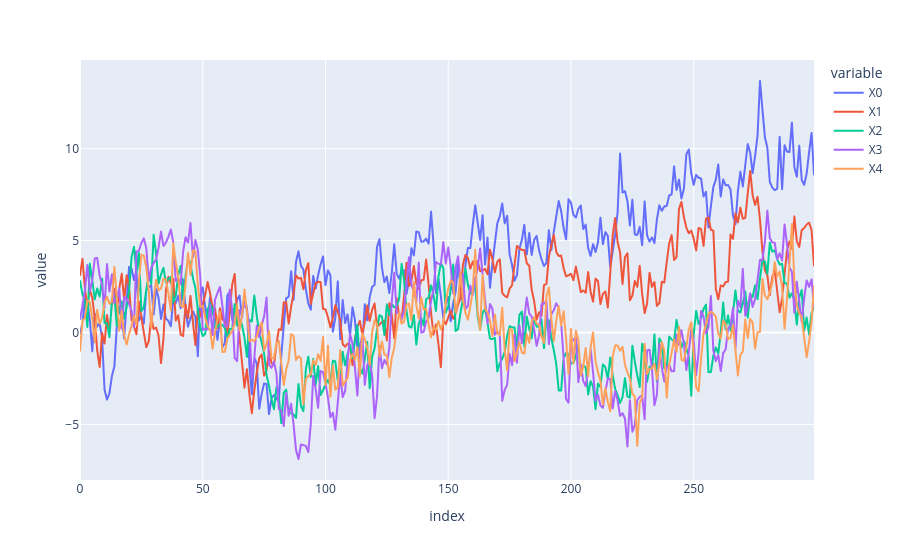

Notebook source saved alongside this figure:
### Markdown cell above
<a id="example-1-nonstationary-synthetic-time-series"></a>
## Example 1: Nonstationary Time Series

Suppose we have five nonstationary time series, with contemporaneous and lagged interdependence, and time as a time series itself (node $C$). They follow the model below:

\begin{align*}
    X^0_t &= 0.6 X^0_{t-1} + 0.3 X^1_{t-2} + 3\,(C^2 / 100000) + \epsilon^0_t\\
    X^1_t &= 0.8 X^1_{t-1} + 1.5\,(C^2 / 100000) + \epsilon^1_t\\
    X^2_t &= 0.6 X^2_{t-1} + \sin\,(C/20) + \epsilon^2_t\\
    X^3_t &= 0.5 X^3_{t-1} + 0.7 X^2_{t-2} + \epsilon^3_t\\
    X^4_t &= 0.5 X^4_{t-1} + 0.3 X^3_{t-1} + \epsilon^4_t\\
\end{align*}

To recover the causal structure of this model, we use the CDNOTS algorithm for time series. This algorithm consists of three phases: first, causal skeleton discovery; second, orienting the links between the time node and the other nonstationary nodes; and third, orienting the links between nonstationary nodes or nodes that have at least one nonstationary neighbor.

The adjacency matrix below shows the causal link orientations. 

$[j,i]=1$ and $[i,j]=-1$ indicate $i \to j$ (directed).

$[i,j]=[j,i]=-1$ indicates $i\text{—}j$ (undirected).

The table below shows the first five rows of the dataset. The dataset is structured in blocks of time. We have six variables (five time series plus $C$). The first six columns correspond to time $t$; the second six to time $t-1$ (lag 1); the third six to time $t-2$ (lag 2); and so on. Note that we treat variable $C$ as the sixth node (the last node if a different number of nodes is considered).

### Code cell
np.random.seed(32)
T = 300
max_lag = 2
ts = np.random.randn(T + max_lag, 5)
for i in range(max_lag, T + max_lag):
    ts[i, 0] += (
        0.6 * ts[i - 1, 0] + 0.3 * ts[i - 2, 1] + 3 * ((i - max_lag) ** 2 / 100000)
    )  # X1 -> X0
    ts[i, 1] += 0.8 * ts[i - 1, 1] + 1.5 * ((i - max_lag) ** 2 / 100000)
    ts[i, 2] += (
        0.6 * ts[i - 1, 2]
        + np.sin((i - max_lag) / 20)
    )
    ts[i, 3] += 0.5 * ts[i - 1, 3] + 0.7 * ts[i - 2, 2]  # X2 -> X3
    ts[i, 4] += 0.5 * ts[i - 1, 4] + 0.3 * ts[i - 1, 3]  # X3 -> X4

df = pd.DataFrame(ts[max_lag:], columns=["X" + str(i) for i in range(ts.shape[1])])

### True Graph based on the equations
true_graph = np.zeros((df.shape[1] + 1, df.shape[1] + 1, max_lag + 1))
true_graph[0, 0, 1] = 1  # X0,t-1 -> X0,t
true_graph[1, 0, 2] = 1  # X1,t-2 -> X0,t
true_graph[5, 0, 0] = 1  # C,t -> X0,t
true_graph[1, 1, 1] = 1  # X1,t-1 -> X1,t
true_graph[5, 1, 0] = 1  # C,t -> X1,t
true_graph[2, 2, 1] = 1  # X2,t-1 -> X2,t
true_graph[5, 2, 0] = 1  # C,t -> X2,t
true_graph[3, 3, 1] = 1  # X3,t-1 -> X3,t
true_graph[2, 3, 2] = 1  # X2,t-2 -> X3,t
true_graph[4, 4, 1] = 1  # X4,t-1 -> X4,t
true_graph[3, 4, 1] = 1  # X3,t-1 -> X4,t

import matplotlib.pyplot as plt

fig, axes = plt.subplots(1, 2, figsize=(16, 5))
tp.plot_graph(
    graph=true_graph,
    var_names=df.columns.tolist() + ["C"],
    link_label_fontsize=15,
    arrow_linewidth=4,
    show_colorbar=False,
    fig_ax=(fig, axes[0]),
)
axes[0].set_title("True Graph (network)", fontsize=14)
tp.plot_time_series_graph(
    true_graph, var_names=df.columns.tolist() + ["C"],
    arrow_linewidth=3, node_size=0.06,
    fig_ax=(fig, axes[1]),
)
axes[1].set_title("True Graph (time-unrolled)", fontsize=14)
plt.tight_layout()
plt.show()

import plotly.express as px
px.line(data_frame=df)

### Figure 1 — Plotly figure (JSON) as saved in the notebook; plotly's stock layout.template omitted (floating-point values rounded to 4 significant figures; data arrays with more than 128 entries replaced by an {"elided": "..."} marker saying what was removed)
{"data": [{"hovertemplate": "variable=X0<br>index=%{x}<br>value=%{y}<extra></extra>", "legendgroup": "X0", "line": {"color": "#636efa", "dash": "solid"}, "marker": {"symbol": "circle"}, "mode": "lines", "name": "X0", "showlegend": true, "type": "scattergl", "x": {"elided": "300 int values"}, "xaxis": "x", "y": {"elided": "300 float values"}, "yaxis": "y"}, {"hovertemplate": "variable=X1<br>index=%{x}<br>value=%{y}<extra></extra>", "legendgroup": "X1", "line": {"color": "#EF553B", "dash": "solid"}, "marker": {"symbol": "circle"}, "mode": "lines", "name": "X1", "showlegend": true, "type": "scattergl", "x": {"elided": "300 int values"}, "xaxis": "x", "y": {"elided": "300 float values"}, "yaxis": "y"}, {"hovertemplate": "variable=X2<br>index=%{x}<br>value=%{y}<extra></extra>", "legendgroup": "X2", "line": {"color": "#00cc96", "dash": "solid"}, "marker": {"symbol": "circle"}, "mode": "lines", "name": "X2", "showlegend": true, "type": "scattergl", "x": {"elided": "300 int values"}, "xaxis": "x", "y": {"elided": "300 float values"}, "yaxis": "y"}, {"hovertemplate": "variable=X3<br>index=%{x}<br>value=%{y}<extra></extra>", "legendgroup": "X3", "line": {"color": "#ab63fa", "dash": "solid"}, "marker": {"symbol": "circle"}, "mode": "lines", "name": "X3", "showlegend": true, "type": "scattergl", "x": {"elided": "300 int values"}, "xaxis": "x", "y": {"elided": "300 float values"}, "yaxis": "y"}, {"hovertemplate": "variable=X4<br>index=%{x}<br>value=%{y}<extra></extra>", "legendgroup": "X4", "line": {"color": "#FFA15A", "dash": "solid"}, "marker": {"symbol": "circle"}, "mode": "lines", "name": "X4", "showlegend": true, "type": "scattergl", "x": {"elided": "300 int values"}, "xaxis": "x", "y": {"elided": "300 float values"}, "yaxis": "y"}], "layout": {"legend": {"title": {"text": "variable"}, "tracegroupgap": 0}, "margin": {"t": 60}, "xaxis": {"anchor": "y", "domain": [0, 1], "title": {"text": "index"}}, "yaxis": {"anchor": "x", "domain": [0, 1], "title": {"text": "value"}}}}
